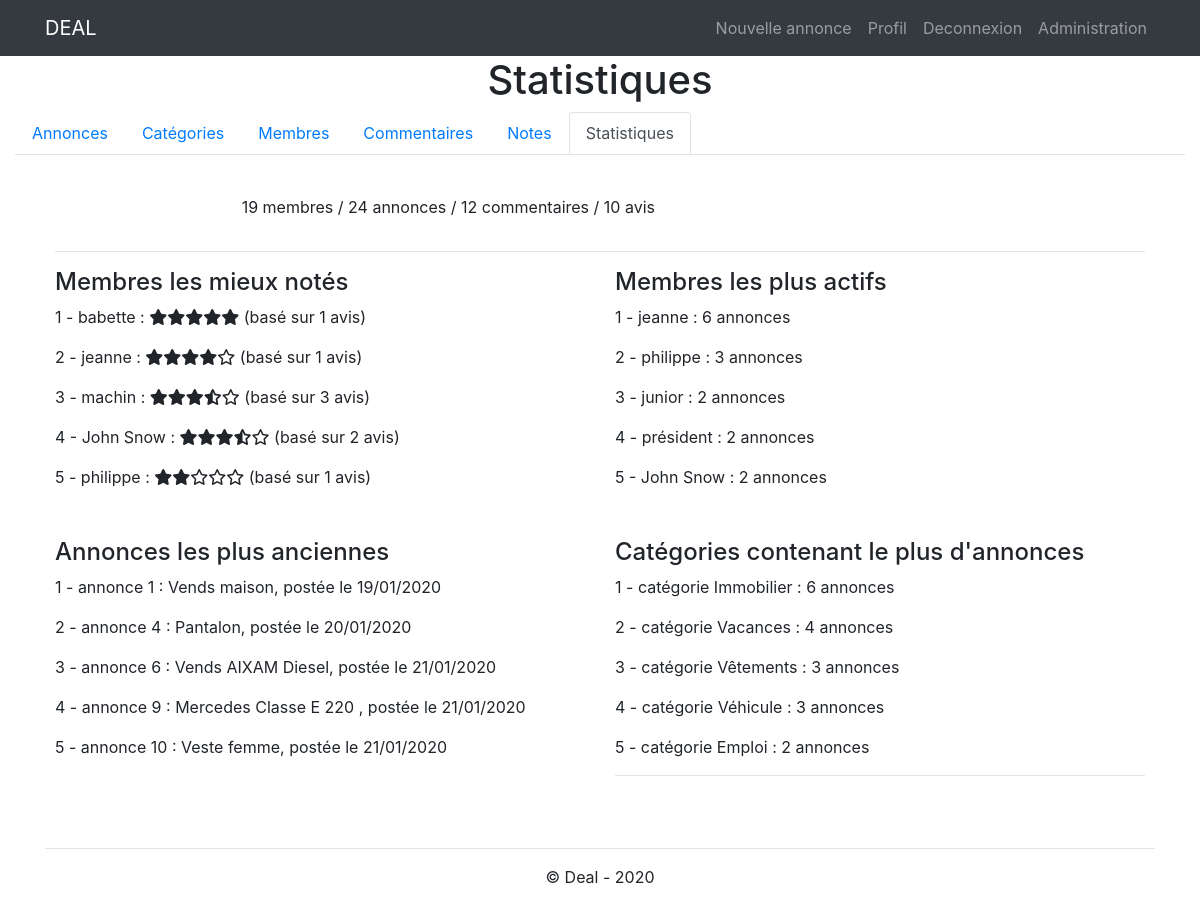
Page /admin/statistiques.php (signed in) on the committed database.
### tables this page shows
CREATE TABLE IF NOT EXISTS `annonce` (
  `id` int(11) NOT NULL AUTO_INCREMENT,
  `titre` varchar(255) NOT NULL,
  `description_courte` varchar(255) NOT NULL,
  `description_longue` text NOT NULL,
  `prix` float NOT NULL,
  `photo` varchar(255) NOT NULL,
  `pays` varchar(100) NOT NULL,
  `ville` varchar(100) NOT NULL,
  `adresse` text NOT NULL,
  `code_postal` char(5) NOT NULL,
  `membre_id` int(11) DEFAULT NULL,
  `categorie_id` int(11) NOT NULL,
  `date_enregistrement` datetime NOT NULL,
  PRIMARY KEY (`id`),
  KEY `membre_id` (`membre_id`),
  KEY `categorie_id` (`categorie_id`)
);

### inc/init.php (called while the page is built, shortened)
<?php
$pdo = new PDO( 'mysql:host=localhost;dbname=deal'
              , 'root'
              , ''
              , array ( PDO::ATTR_ERRMODE => PDO::ERRMODE_WARNING
              	      , PDO::MYSQL_ATTR_INIT_COMMAND => 'SET NAMES utf8'
              	      )
              );
$contenu = '';
require_once 'functions.php';

### admin/statistiques.php (the view, shortened to what this page needs)
<?php
require_once '../inc/init.php';
$resultat = executerRequete ("SELECT COUNT(*) FROM annonce");
$nombreAnnonces = $resultat->fetch (PDO::FETCH_NUM)[0];
$resultat = executerRequete ("SELECT COUNT(*) FROM membre");
$nombreMembres = $resultat->fetch (PDO::FETCH_NUM)[0];
$resultat = executerRequete ("SELECT COUNT(*) FROM commentaire");
$nombreCommentaires = $resultat->fetch (PDO::FETCH_NUM)[0];
$resultat = executerRequete ("SELECT COUNT(*) FROM note");
$nombreAvis = $resultat->fetch (PDO::FETCH_NUM)[0];
$contenu .= '<div style="padding:20px; margin:20px;">';
$contenu .= '<div class="row">';
$contenu .= '<div class="col-sm-2">';
$contenu .= '</div>';
$contenu .= '<div class="col-sm">';
$contenu .= "<p>$nombreMembres membres / $nombreAnnonces annonces / $nombreCommentaires commentaires / $nombreAvis avis</p>";
$contenu .= '</div>';
$contenu .= '<div class="col-sm-12">';
$contenu .= '<hr>';
$contenu .= '</div>';
$contenu .= '</div>';
$contenu .= '<div class="row">';
$contenu .= '<div class="col-sm-6">';
$contenu .= '<h4>Membres les mieux notés</h4>';
$resultat=executerRequete("SELECT pseudo, COUNT(note) nombreAvis, AVG(note) moyenne FROM membre LEFT JOIN note ON membre.id=note.membre_id2 GROUP BY membre.id ORDER BY moyenne DESC LIMIT 5");
$table = $resultat->fetchAll (PDO::FETCH_ASSOC);
for ($i=0; $i<5 && $i<$resultat->rowCount(); $i++)
	$contenu .= '<p>'.($i+1).' - '. $table[$i]['pseudo'].' : '.noteEnEtoiles($table[$i]['moyenne']).' (basé sur '.$table[$i]['nombreAvis'].' avis)</p>';
$contenu .= '</div>';
$contenu .= '<div class="col-sm-6">';
$contenu .= '<h4>Membres les plus actifs</h4>';
$resultat=executerRequete("SELECT pseudo, COUNT(annonce.id) nombreAnnonces FROM membre LEFT JOIN annonce ON membre.id=membre_id GROUP BY membre.id ORDER BY nombreAnnonces DESC LIMIT 5");
$table = $resultat->fetchAll (PDO::FETCH_ASSOC);
for ($i=0; $i<5 && $i<$resultat->rowCount(); $i++)
	$contenu .= '<p>'.($i+1).' - '. $table[$i]['pseudo'].' : '.$table[$i]['nombreAnnonces'].' annonces</p>';
$contenu .= '</div>';
$contenu .= '</div>';
$contenu .= '<div class="row"><hr></div>';
$contenu .= '<div class="row">';
$contenu .= '<div class="col-sm-6">';
$contenu .= '<h4>Annonces les plus anciennes</h4>';
$resultat=executerRequete("SELECT id, titre, DATE_FORMAT(date_enregistrement,'%d/%m/%Y') date FROM annonce ORDER BY date_enregistrement LIMIT 5");
$table = $resultat->fetchAll (PDO::FETCH_ASSOC);
for ($i=0; $i<5 && $i<$resultat->rowCount(); $i++)
	$contenu .= '<p>'.($i+1).' - annonce '. $table[$i]['id'].' : '.$table[$i]['titre'].', postée le '.$table[$i]['date'].'</p>';
$contenu .= '</div>';
$contenu .= '<div class="col-sm-6">';
$contenu .= '<h4>Catégories contenant le plus d\'annonces</h4>';
$resultat=executerRequete("SELECT categorie.titre titre, COUNT(annonce.id) nombreAnnonces FROM categorie LEFT JOIN annonce ON categorie.id = categorie_id GROUP BY (categorie.id) ORDER BY nombreAnnonces DESC LIMIT 5");
$table = $resultat->fetchAll (PDO::FETCH_ASSOC);
for ($i=0; $i<5 && $i<$resultat->rowCount(); $i++)
	$contenu .= '<p>'.($i+1).' - catégorie '. $table[$i]['titre'].' : '.$table[$i]['nombreAnnonces'].' annonce'.(($table[$i]['nombreAnnonces']*1)>1?'s':'').'</p>';
$contenu .= '<hr>';
$contenu .= '</div>';
$contenu .= '</div>';
$contenu .= '</div>';
require_once '../inc/header.php';
echo $contenu;
require_once '../inc/footer.php';

### rows in the picture
annonce: id "1", titre "Vends maison", date "19/01/2020"
annonce: id "4", titre "Pantalon", date "20/01/2020"
annonce: id "6", titre "Vends AIXAM Diesel", date "21/01/2020"
annonce: id "9", titre "Mercedes Classe E 220", date "21/01/2020"
annonce: id "10", titre "Veste femme", date "21/01/2020"

### other values in the picture
$titre "Statistiques"
$nombreMembres "19"
$nombreAnnonces "24"
$nombreCommentaires "12"
$nombreAvis "10"
$table[$i]['pseudo'] "babette"
$table[$i]['nombreAvis'] "1"
$table[$i]['pseudo'] "jeanne"
$table[$i]['pseudo'] "machin"
$table[$i]['nombreAvis'] "3"
$table[$i]['pseudo'] "John Snow"
$table[$i]['nombreAvis'] "2"
$table[$i]['pseudo'] "philippe"
$table[$i]['nombreAnnonces'] "6"
$table[$i]['nombreAnnonces'] "3"
